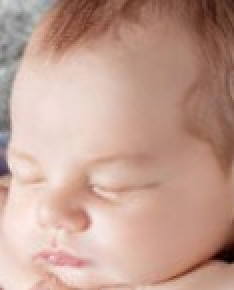
#> input picture Original/sleeping/sleeping_14.jpg, 117 x 145 px, found by its file name (shown 2 times larger); its folder holds only this picture in this run
$ python Normalization.py
#> lines starting #> are read from the running program, lines starting #| are printed output that depends on the picture
import cv2
import numpy as np
import os


def normalize_images(images_path, output_path):
    if not os.path.exists(output_path):
        os.makedirs(output_path)

    # Loop through all the images in the input directory
    for image_file in os.listdir(images_path):
        image_path = os.path.join(images_path, image_file)

        # Load the image using OpenCV
        image = cv2.imread(image_path)
#> image is the input picture: shape (145, 117, 3); mean B, G, R 145.7, 159.4, 195

        # Resize the image to the desired size
        if image is None:
            print('Wrong path:', images_path)
        else:
            image = cv2.resize(image, dsize=(128, 128))
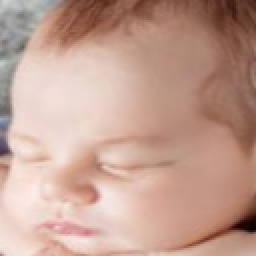
#> image: shape (128, 128, 3) (shown 2 times larger); mean B, G, R 145.6, 159.3, 194.9

        # Convert the image to floating point format and normalize the pixel values to [0,1]
        image = image.astype(np.float32) / 255.0

        # Save the normalized image to the output directory
        output_file = os.path.join(output_path, image_file)
        # convert back to 8-bit format before saving
        cv2.imwrite(output_file, image * 255.0)

    print("Image normalization complete!")


# Example usage: normalize all images in a directory and save them to a new directory
images_path = r'D:\cradle\Dataset\Cradle Dataset\Original\sleeping'
output_path = r'D:\cradle\Dataset\Cradle Dataset\Preprocessed\Normalized\sleeping'
normalize_images(images_path, output_path)

$ run again, on Original/sleeping/sleeping_171.jpg
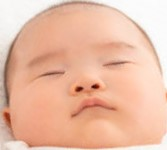
#> input picture Original/sleeping/sleeping_171.jpg, 167 x 150 px, found by its file name
#> in normalize_images, image is the input picture: shape (150, 167, 3); mean B, G, R 164.4, 187.8, 234.8
#> in normalize_images, `image = cv2.resize(image, dsize=(128, 128))`:
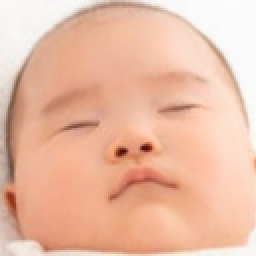
#> image: shape (128, 128, 3) (shown 2 times larger); mean B, G, R 164.3, 187.7, 234.7

$ run again, on Original/sleeping/sleeping_173.jpg
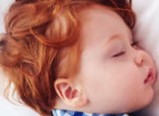
#> input picture Original/sleeping/sleeping_173.jpg, 159 x 116 px, found by its file name
#> in normalize_images, image is the input picture: shape (116, 159, 3); mean B, G, R 111.8, 122.9, 179.2
#> in normalize_images, `image = cv2.resize(image, dsize=(128, 128))`:
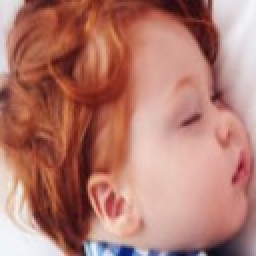
#> image: shape (128, 128, 3) (shown 2 times larger); mean B, G, R 111.7, 122.8, 179.1

$ run again, on Original/sleeping/sleeping_174.jpg
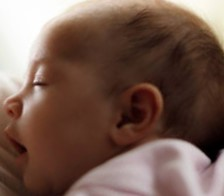
#> input picture Original/sleeping/sleeping_174.jpg, 224 x 196 px, found by its file name
#> in normalize_images, image is the input picture: shape (196, 224, 3); mean B, G, R 79.4, 90.5, 117.2
#> in normalize_images, `image = cv2.resize(image, dsize=(128, 128))`:
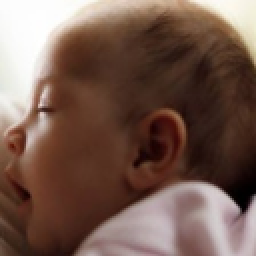
#> image: shape (128, 128, 3) (shown 2 times larger); mean B, G, R 79.3, 90.4, 117.1
